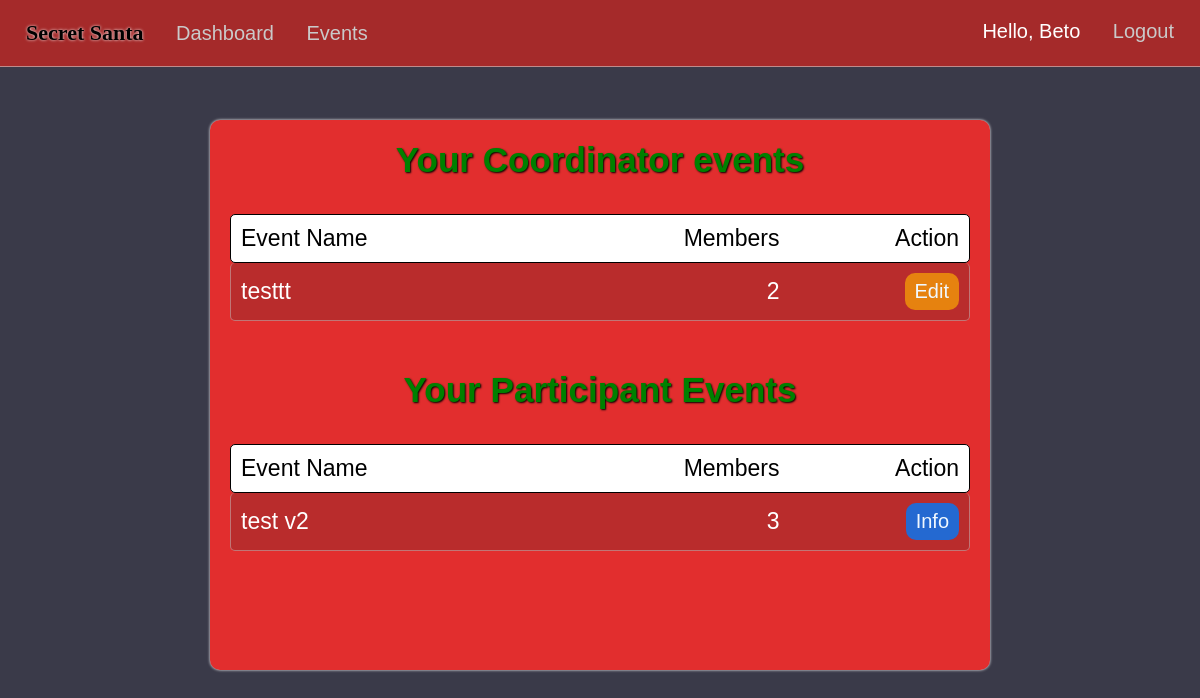
Before: /dashboard (signed in) with the older database file.
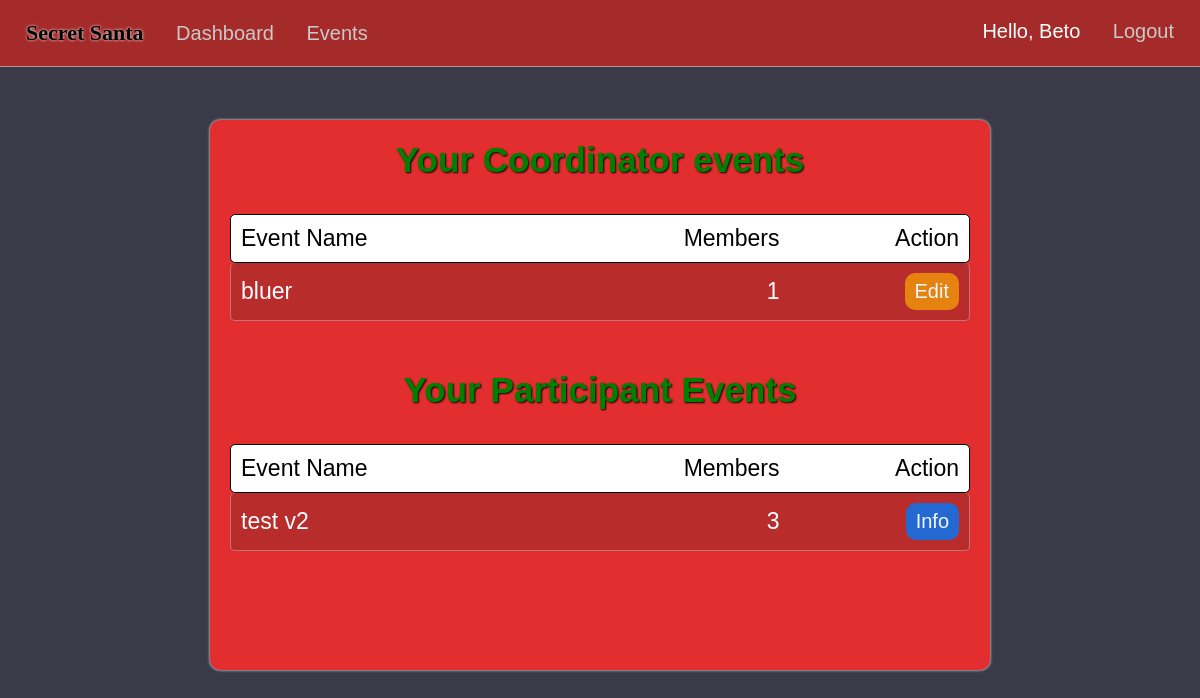
After: the same page with the newer database file.
### market/models.py (models this page shows, shortened)
class EventMembers(db.Model):
    id = db.Column(db.Integer(), primary_key=True)
    event_id = db.Column(db.Integer(), db.ForeignKey('event.event_id'), nullable=False)
    user_id = db.Column(db.Integer(), db.ForeignKey('user.id'), nullable=False)
    status = db.Column(db.String(length=20))
    user = db.relationship('User', backref='event_members', lazy=True)
    events = db.relationship('Event', backref='event_link', lazy=True)

class Event(db.Model):
    event_id = db.Column(db.Integer(), primary_key=True)
    coordinator_id = db.Column(db.Integer(), db.ForeignKey('user.id'), nullable=False)
    event_name = db.Column(db.String(length=75), nullable=False, unique=True)
    event_date = db.Column(db.Date())
    event_status = db.Column(db.String(length=20))
    members = db.relationship('EventMembers', backref='attended_events', lazy=True)
    fields = db.relationship('EventFields', backref='event_for_field', lazy=True)
    filled_fields = db.relationship('UserEventFields', backref='FieldEvent', lazy=True)

### market/routes.py (the view)
@app.route("/dashboard")
@login_required
def dashboard_page():
    user_events=EventMembers.query.filter_by(user_id=current_user.id,status='member').all()
    return render_template('dashboard.html',user_events=user_events)

### market/models.py (called while the page is built)
@login_manager.user_loader
def load_user(user_id):
    return User.query.get(int(user_id))

### market/templates/dashboard.html (shortened to what this page needs)
{% extends 'base.html' %}
{% block style %}
<link rel= "stylesheet" type= "text/css" href= "{{ url_for('static',filename='styles/dashboard.css') }}">
{% endblock %}
{% block content %}
<center>
{% if user_events %}
  <div class="content-container">
  <div class="event-filled">
    <h3>Your Coordinator events</h3><br/>
    <div class="info-titles">
      <div class="event-info-interior">
        <p>Event Name</p>
        <p>Members</p>
      </div>
      <p>Action</p>
    </div>
  {% for event in user_events %}
    {% if event.attended_events.coordinator_id == current_user.id %}
      <div class="event-info">
        <div class="event-info-interior">
        <p>{{ event.attended_events.event_name }}</p>
        {% set count = [] %}
        {% for person in event.attended_events.members%}
          {% if person.status == 'member'%}
            {% set _ = count.append(person) %}
          {% endif %}
        {% endfor %}
        <p>{{count|length}}</p>
        </div>
        <a href="{{ url_for('event_info', event_id=event.event_id) }}"><button class="edit-btn">Edit</button></a>
      </div>
    {% endif %}
  {% endfor %}
  <br/>
  <h3 class="dash-title">Your Participant Events</h3><br/>
  <div class="info-titles">
    <div class="event-info-interior">
      <p>Event Name</p>
      <p>Members</p>
    </div>
    <p>Action</p>
  </div>
  {% for event in user_events %}
  {% if current_user.is_authenticated and event.attended_events.coordinator_id != current_user.id %}
    <div class="event-info">
      <div class="event-info-interior">
      <p>{{event.attended_events.event_name}}</p>
      <p class="members">{{ event.attended_events.members|length }}</p>
      </div>
      <a href="{{ url_for('event_info', event_id=event.event_id) }}"><button class="info-btn">Info</button></a>
    </div>
  {% endif %}
{% endfor %}
  </div>
  </div>
  {% endif%}
</center>
{% endblock %}

Changed rows visible on the page:
removed EventMembers: attended_events.event_name "testtt", count "2", shown under "Your Coordinator events"
added EventMembers: attended_events.event_name "bluer", count "1", shown under "Your Coordinator events"
